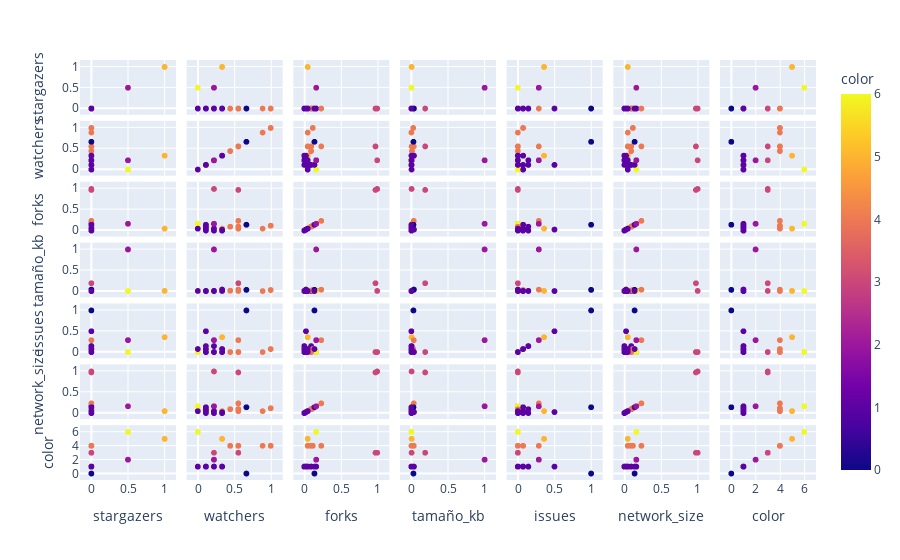

Notebook code for this chart:
### Code cell
fig=px.scatter_matrix(X_train,color=c)
fig.show()
